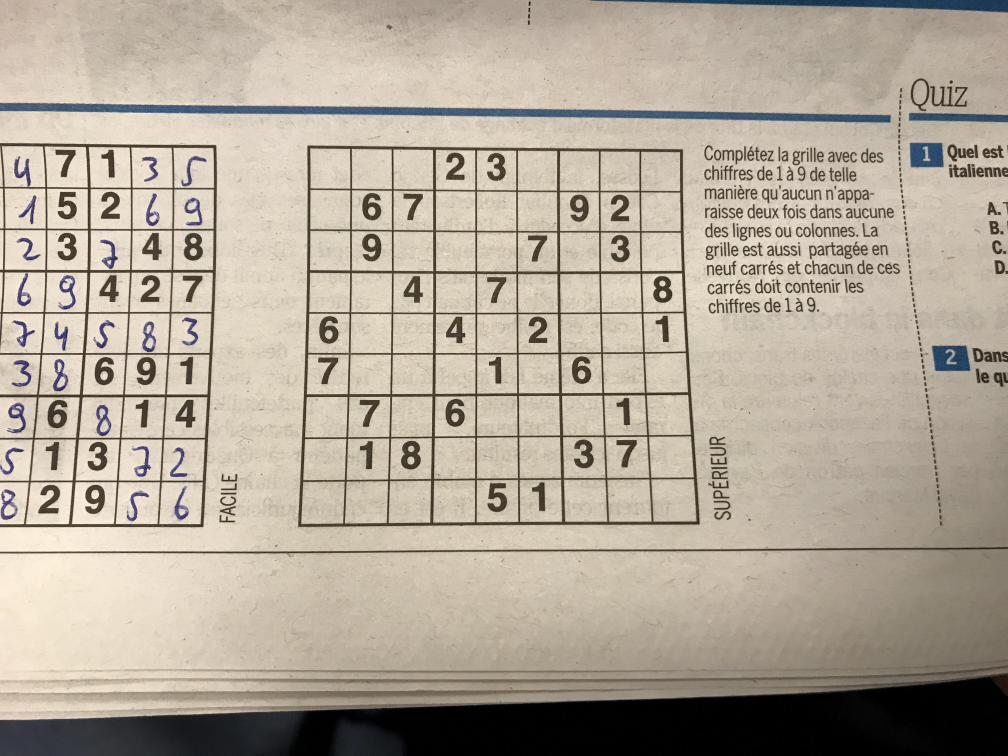
#> input picture test/Samples/2.jpg, 4032 x 3024 px, found by its file name (shown at 1/4 size)
$ jupyter execute Variance_Digit_Detector.ipynb   (older library calls are emulated)
#> lines starting #> are read from the running program, lines starting #| are printed output that depends on the picture
[cell 1]
import cv2 as cv
import numpy as np
import matplotlib
import matplotlib.pyplot as plt
from numba import jit
plt.rc('image', cmap='gray')
plt.rcParams['figure.figsize'] = [12, 8]
plt.rcParams['figure.dpi'] = 100

### First Step (Initalitization)

* Loading an Image
* Conveting it to BW
* Scale it to 600px width*

######  *asumption: Possible Pictures will have a roughly equal distance to the Grid

[cell 2]
Org=cv.imread("Samples/2.jpg")
#> Org is the input picture: shape (3024, 4032, 3); mean B, G, R 152.8, 167.6, 177.5
#Org=cv.imread("Samples/wichtounet/v2_test/image1088.jpg")
Org_Color=Org
Org=cv.resize(Org,(600,round(Org.shape[0]/Org.shape[1]*600)))
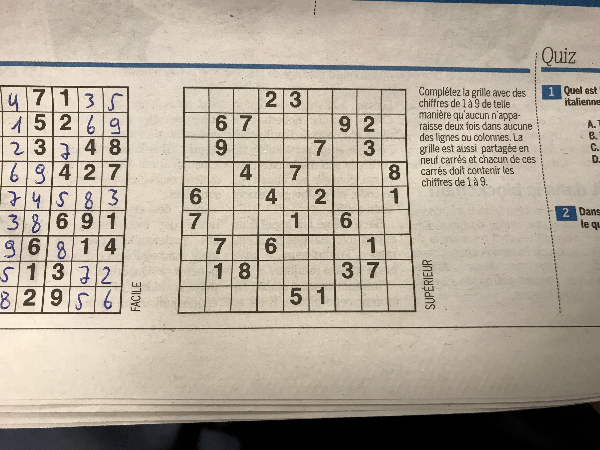
#> Org: shape (450, 600, 3); mean B, G, R 152.8, 167.5, 177.4
Org=cv.cvtColor(Org,cv.COLOR_RGB2GRAY)
#> Org: shape (450, 600)
Org=Org-np.min(Org)
plt.imshow(Org)

[cell 3]
def variance_filter(I, n=7):
    #I=np.array(I,dtype=np.float)

#> called with n = 5
    result=np.zeros(I.shape)


    mean=np.array(cv.GaussianBlur(I,(n,n),1,1),dtype=np.float)
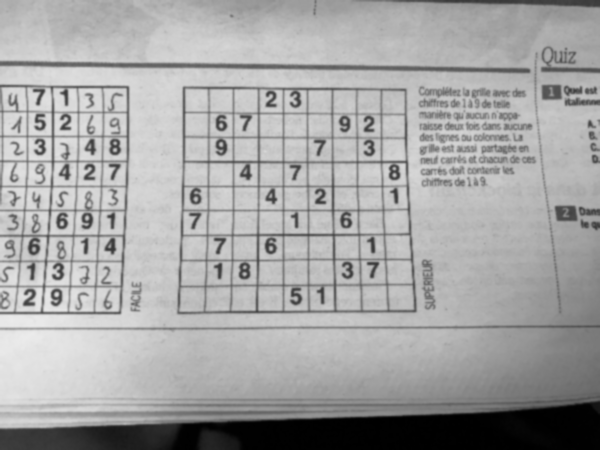
#> mean: shape (450, 600) float64; min 0, max 236, mean 164.3
    return variance_filter_jit(I,mean,n)


@jit(nopython=True)
def variance_filter_jit(I,mean,n):
    h,w=I.shape
    result=mean
    for y in range(h):
        for x in range(w):

            sum=0
            for i in range(-n//2,n//2+1):
                for j in range(-n//2,n//2+1):

                    xi,yi=x+i,y+j
                    sum+=(I[yi,xi]-result[y,x])*(I[yi,xi]-result[y,x])\
                          if xi>0 and yi>0 and yi<h and xi<w else 0

            result[y,x]=sum/(n**2-1)
    return result
